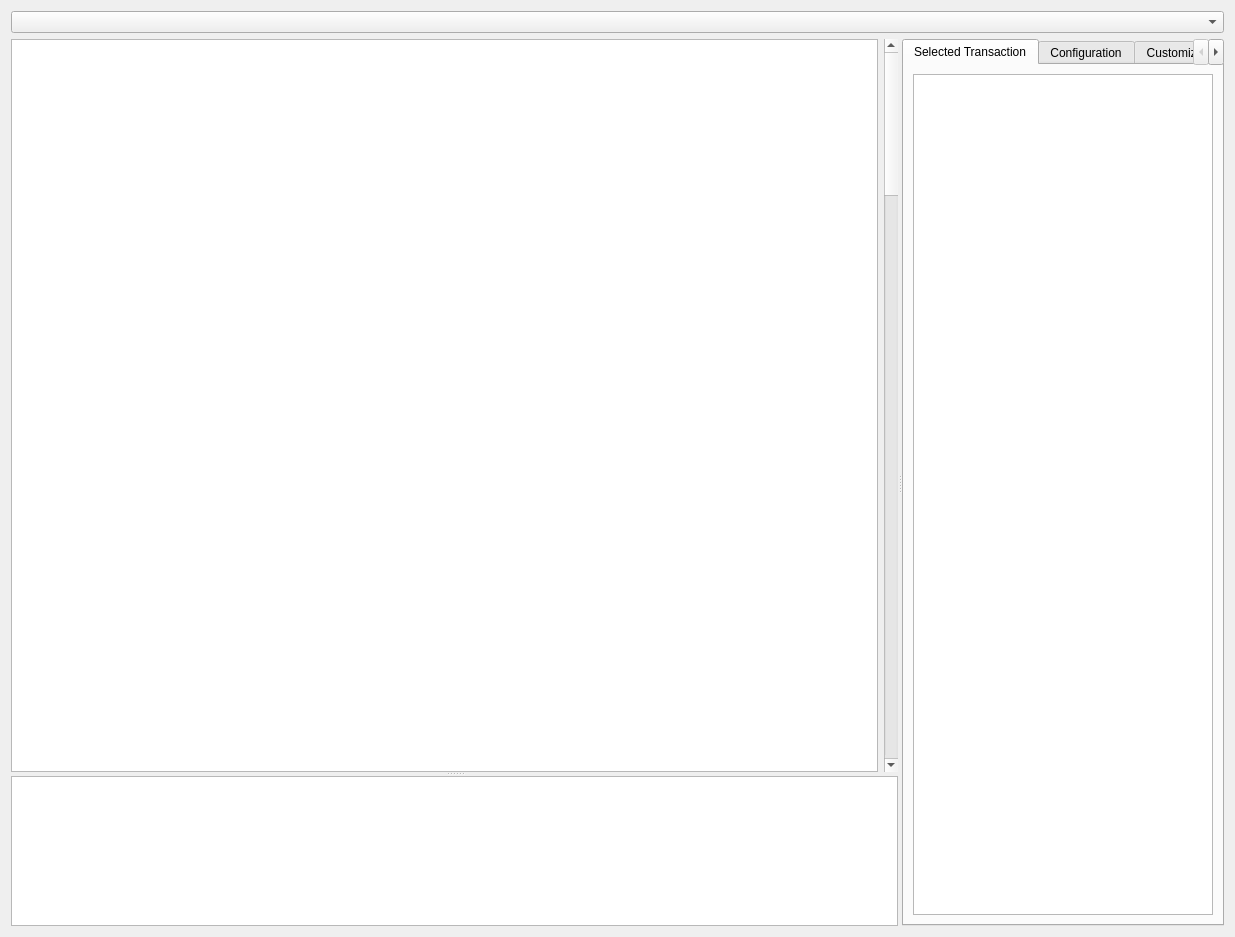
<?xml version="1.0" encoding="UTF-8"?>
<ui version="4.0">
 <class>TraceFileTab</class>
 <widget class="QWidget" name="TraceFileTab">
  <property name="geometry">
   <rect>
    <x>0</x>
    <y>0</y>
    <width>1235</width>
    <height>937</height>
   </rect>
  </property>
  <property name="windowTitle">
   <string>Form</string>
  </property>
  <layout class="QGridLayout" name="gridLayout">
   <item row="0" column="0">
    <widget class="QComboBox" name="channelSelector">
     <property name="sizePolicy">
      <sizepolicy hsizetype="Minimum" vsizetype="Fixed">
       <horstretch>0</horstretch>
       <verstretch>0</verstretch>
      </sizepolicy>
     </property>
    </widget>
   </item>
   <item row="1" column="0">
    <widget class="QSplitter" name="splitter_2">
     <property name="sizePolicy">
      <sizepolicy hsizetype="Preferred" vsizetype="Preferred">
       <horstretch>0</horstretch>
       <verstretch>0</verstretch>
      </sizepolicy>
     </property>
     <property name="baseSize">
      <size>
       <width>1000</width>
       <height>0</height>
      </size>
     </property>
     <property name="orientation">
      <enum>Qt::Orientation::Horizontal</enum>
     </property>
     <widget class="QSplitter" name="splitter">
      <property name="sizePolicy">
       <sizepolicy hsizetype="Preferred" vsizetype="Expanding">
        <horstretch>1</horstretch>
        <verstretch>0</verstretch>
       </sizepolicy>
      </property>
      <property name="orientation">
       <enum>Qt::Orientation::Vertical</enum>
      </property>
      <widget class="QWidget" name="traceplotContainer" native="true">
       <property name="sizePolicy">
        <sizepolicy hsizetype="Preferred" vsizetype="Expanding">
         <horstretch>0</horstretch>
         <verstretch>250</verstretch>
        </sizepolicy>
       </property>
       <layout class="QHBoxLayout" name="horizontalLayout_3">
        <item>
         <widget class="TracePlot" name="traceplot">
          <property name="sizePolicy">
           <sizepolicy hsizetype="Preferred" vsizetype="Preferred">
            <horstretch>0</horstretch>
            <verstretch>0</verstretch>
           </sizepolicy>
          </property>
          <property name="minimumSize">
           <size>
            <width>0</width>
            <height>0</height>
           </size>
          </property>
          <property name="focusPolicy">
           <enum>Qt::FocusPolicy::StrongFocus</enum>
          </property>
         </widget>
        </item>
        <item>
         <widget class="QScrollBar" name="traceplotScrollbar">
          <property name="enabled">
           <bool>true</bool>
          </property>
          <property name="pageStep">
           <number>25</number>
          </property>
          <property name="orientation">
           <enum>Qt::Orientation::Vertical</enum>
          </property>
          <property name="invertedAppearance">
           <bool>false</bool>
          </property>
          <property name="invertedControls">
           <bool>true</bool>
          </property>
         </widget>
        </item>
       </layout>
      </widget>
      <widget class="TraceScroller" name="traceScroller">
       <property name="sizePolicy">
        <sizepolicy hsizetype="Expanding" vsizetype="Minimum">
         <horstretch>0</horstretch>
         <verstretch>1</verstretch>
        </sizepolicy>
       </property>
       <property name="minimumSize">
        <size>
         <width>0</width>
         <height>150</height>
        </size>
       </property>
      </widget>
     </widget>
     <widget class="QTabWidget" name="tabWidget">
      <property name="sizePolicy">
       <sizepolicy hsizetype="Preferred" vsizetype="Preferred">
        <horstretch>0</horstretch>
        <verstretch>0</verstretch>
       </sizepolicy>
      </property>
      <property name="minimumSize">
       <size>
        <width>0</width>
        <height>500</height>
       </size>
      </property>
      <property name="currentIndex">
       <number>0</number>
      </property>
      <widget class="QWidget" name="tabSelectedTrans">
       <attribute name="title">
        <string>Selected Transaction</string>
       </attribute>
       <layout class="QGridLayout" name="gridLayout_2">
        <item row="0" column="0">
         <widget class="SelectedTransactionTreeWidget" name="selectedTransactionTree">
          <property name="sizePolicy">
           <sizepolicy hsizetype="Expanding" vsizetype="Expanding">
            <horstretch>3</horstretch>
            <verstretch>3</verstretch>
           </sizepolicy>
          </property>
          <property name="minimumSize">
           <size>
            <width>300</width>
            <height>0</height>
           </size>
          </property>
          <property name="maximumSize">
           <size>
            <width>16777215</width>
            <height>16777215</height>
           </size>
          </property>
          <property name="itemsExpandable">
           <bool>true</bool>
          </property>
          <property name="sortingEnabled">
           <bool>false</bool>
          </property>
          <property name="animated">
           <bool>false</bool>
          </property>
          <property name="columnCount">
           <number>0</number>
          </property>
          <attribute name="headerStretchLastSection">
           <bool>true</bool>
          </attribute>
         </widget>
        </item>
       </layout>
      </widget>
      <widget class="QWidget" name="tabSimConfig">
       <attribute name="title">
        <string>Configuration</string>
       </attribute>
       <layout class="QVBoxLayout" name="verticalLayout">
        <item>
         <widget class="QTableView" name="mcConfigView">
          <property name="selectionMode">
           <enum>QAbstractItemView::SelectionMode::SingleSelection</enum>
          </property>
          <property name="selectionBehavior">
           <enum>QAbstractItemView::SelectionBehavior::SelectRows</enum>
          </property>
          <property name="showGrid">
           <bool>true</bool>
          </property>
          <attribute name="horizontalHeaderStretchLastSection">
           <bool>true</bool>
          </attribute>
          <attribute name="verticalHeaderVisible">
           <bool>false</bool>
          </attribute>
         </widget>
        </item>
        <item>
         <widget class="QTreeView" name="memSpecView">
          <property name="uniformRowHeights">
           <bool>true</bool>
          </property>
         </widget>
        </item>
       </layout>
      </widget>
      <widget class="QWidget" name="tabCustomizePlot">
       <attribute name="title">
        <string>Customize Plot</string>
       </attribute>
       <layout class="QVBoxLayout" name="verticalLayout_2">
        <item>
         <widget class="QLabel" name="customizePlotDescription">
          <property name="text">
           <string>&lt;html&gt;&lt;head/&gt;&lt;body&gt;&lt;p&gt;To customize the displayed rows double click or drag and drop items from the upper list to the lower list.&lt;/p&gt;&lt;/body&gt;&lt;/html&gt;</string>
          </property>
          <property name="scaledContents">
           <bool>false</bool>
          </property>
          <property name="alignment">
           <set>Qt::AlignmentFlag::AlignCenter</set>
          </property>
          <property name="wordWrap">
           <bool>true</bool>
          </property>
         </widget>
        </item>
        <item>
         <widget class="QTreeView" name="availableTreeView">
          <property name="showDropIndicator" stdset="0">
           <bool>false</bool>
          </property>
          <property name="dragEnabled">
           <bool>true</bool>
          </property>
          <property name="dragDropMode">
           <enum>QAbstractItemView::DragDropMode::DragOnly</enum>
          </property>
          <property name="selectionMode">
           <enum>QAbstractItemView::SelectionMode::ExtendedSelection</enum>
          </property>
          <property name="expandsOnDoubleClick">
           <bool>false</bool>
          </property>
         </widget>
        </item>
        <item>
         <widget class="QTreeView" name="selectedTreeView">
          <property name="acceptDrops">
           <bool>true</bool>
          </property>
          <property name="dragEnabled">
           <bool>true</bool>
          </property>
          <property name="dragDropMode">
           <enum>QAbstractItemView::DragDropMode::DragDrop</enum>
          </property>
          <property name="defaultDropAction">
           <enum>Qt::DropAction::MoveAction</enum>
          </property>
          <property name="selectionMode">
           <enum>QAbstractItemView::SelectionMode::ExtendedSelection</enum>
          </property>
          <property name="expandsOnDoubleClick">
           <bool>false</bool>
          </property>
         </widget>
        </item>
       </layout>
      </widget>
      <widget class="QWidget" name="tabComments">
       <attribute name="title">
        <string>Comments</string>
       </attribute>
       <layout class="QGridLayout" name="gridLayout_5">
        <item row="0" column="0">
         <widget class="QTableView" name="commentView">
          <property name="editTriggers">
           <set>QAbstractItemView::EditTrigger::DoubleClicked|QAbstractItemView::EditTrigger::EditKeyPressed</set>
          </property>
          <property name="alternatingRowColors">
           <bool>true</bool>
          </property>
          <property name="selectionBehavior">
           <enum>QAbstractItemView::SelectionBehavior::SelectRows</enum>
          </property>
          <property name="gridStyle">
           <enum>Qt::PenStyle::NoPen</enum>
          </property>
          <attribute name="horizontalHeaderStretchLastSection">
           <bool>true</bool>
          </attribute>
          <attribute name="verticalHeaderVisible">
           <bool>false</bool>
          </attribute>
         </widget>
        </item>
       </layout>
      </widget>
      <widget class="QWidget" name="tabLatencyAnalysis">
       <property name="sizePolicy">
        <sizepolicy hsizetype="Ignored" vsizetype="Ignored">
         <horstretch>0</horstretch>
         <verstretch>0</verstretch>
        </sizepolicy>
       </property>
       <attribute name="title">
        <string>Latency Analysis</string>
       </attribute>
       <layout class="QGridLayout" name="gridLayout_3">
        <item row="0" column="0">
         <layout class="QVBoxLayout" name="latencyLayout">
          <item>
           <widget class="QPushButton" name="startLatencyAnalysis">
            <property name="text">
             <string>Start Analysis</string>
            </property>
           </widget>
          </item>
          <item>
           <widget class="QProgressBar" name="latencyAnalysisProgressBar">
            <property name="value">
             <number>0</number>
            </property>
           </widget>
          </item>
          <item>
           <widget class="QwtPlot" name="latencyPlot">
            <property name="maximumSize">
             <size>
              <width>16777215</width>
              <height>200</height>
             </size>
            </property>
           </widget>
          </item>
          <item>
           <widget class="QTreeView" name="latencyTreeView">
            <property name="editTriggers">
             <set>QAbstractItemView::EditTrigger::NoEditTriggers</set>
            </property>
           </widget>
          </item>
         </layout>
        </item>
       </layout>
      </widget>
      <widget class="QWidget" name="tabPowerAnalysis">
       <property name="enabled">
        <bool>true</bool>
       </property>
       <property name="sizePolicy">
        <sizepolicy hsizetype="Ignored" vsizetype="Ignored">
         <horstretch>0</horstretch>
         <verstretch>0</verstretch>
        </sizepolicy>
       </property>
       <property name="minimumSize">
        <size>
         <width>0</width>
         <height>0</height>
        </size>
       </property>
       <property name="accessibleName">
        <string/>
       </property>
       <attribute name="title">
        <string>Power and Bandwidth Analysis</string>
       </attribute>
       <layout class="QGridLayout" name="gridLayout_4">
        <item row="2" column="0">
         <layout class="QVBoxLayout" name="powerLayout">
          <item>
           <widget class="QPushButton" name="startPowerAnalysis">
            <property name="text">
             <string>Start Analysis</string>
            </property>
           </widget>
          </item>
          <item>
           <widget class="QGroupBox" name="powerBox">
            <property name="title">
             <string>Power:</string>
            </property>
            <layout class="QVBoxLayout" name="verticalLayout_6">
             <item>
              <widget class="QwtPlot" name="powerPlot"/>
             </item>
            </layout>
           </widget>
          </item>
          <item>
           <widget class="QGroupBox" name="bandwidthBox">
            <property name="title">
             <string>Bandwidth:</string>
            </property>
            <layout class="QVBoxLayout" name="verticalLayout_5">
             <item>
              <widget class="QwtPlot" name="bandwidthPlot"/>
             </item>
            </layout>
           </widget>
          </item>
          <item>
           <widget class="QGroupBox" name="bufferBox">
            <property name="title">
             <string>Buffer Analysis:</string>
            </property>
            <layout class="QVBoxLayout" name="verticalLayout_8">
             <item>
              <widget class="QwtPlot" name="bufferPlot"/>
             </item>
            </layout>
           </widget>
          </item>
         </layout>
        </item>
       </layout>
      </widget>
     </widget>
    </widget>
   </item>
  </layout>
 </widget>
 <customwidgets>
  <customwidget>
   <class>QwtPlot</class>
   <extends>QFrame</extends>
   <header>qwt_plot.h</header>
   <container>1</container>
  </customwidget>
  <customwidget>
   <class>TracePlot</class>
   <extends>QListView</extends>
   <header>presentation/traceplot.h</header>
  </customwidget>
  <customwidget>
   <class>TraceScroller</class>
   <extends>QListView</extends>
   <header>presentation/tracescroller.h</header>
  </customwidget>
  <customwidget>
   <class>SelectedTransactionTreeWidget</class>
   <extends>QTreeWidget</extends>
   <header>presentation/selectedtransactiontreewidget.h</header>
  </customwidget>
 </customwidgets>
 <resources/>
 <connections/>
</ui>
